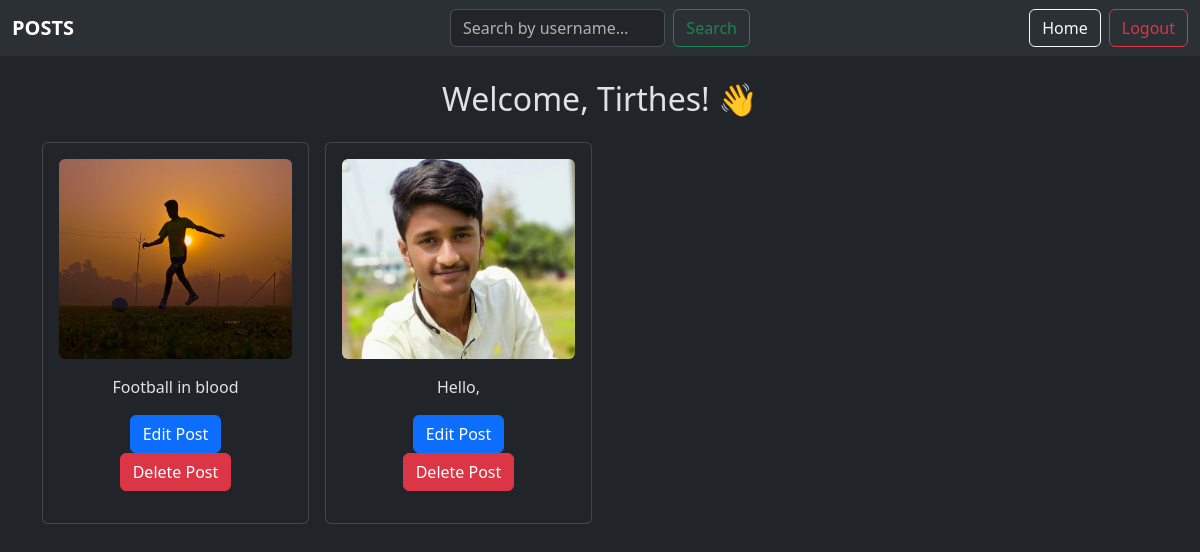
Page /profile/ (signed in) on the committed database.
### tweet/models.py (models this page shows, shortened)
class Tweet(models.Model):
    user = models.ForeignKey(User, on_delete=models.CASCADE)
    image = models.ImageField(upload_to='images/', blank=True, null=True)
    content = models.TextField()
    created_at = models.DateTimeField(auto_now_add=True)
    updated_at = models.DateTimeField(auto_now=True)

### tweet/views.py (the view)
# urls.py: path('profile/', views.user_profile, name='profile'),
@login_required
def user_profile(request):
    user_posts = Tweet.objects.filter(user=request.user).order_by('-id')  # or .created_at if you have
    return render(request, 'profile.html', {'tweets': user_posts})

### tweet/templates/profile.html (shortened to what this page needs)
{% extends "base.html" %}
{% block content %}
  <h2 class="text-center mb-4">Welcome, {{ user.username }}! 👋</h2>
  <div class="row row-cols-1 row-cols-sm-2 row-cols-md-3 row-cols-lg-4 g-3">
    {% for tweet in tweets %}
      <div class="col d-flex justify-content-center">
        <div class="card p-3" style="width: 18rem;">
          {% if tweet.image %}
            <img src="{{ tweet.image.url }}" class="rounded card-img-top" style="height: 200px; object-fit: cover;" alt="Tweet image">
          {% endif %}
          <div class="card-body text-center">
            <p class="card-text">{{ tweet.content }}</p>
            <a href="{% url 'tweet_edit' tweet.id %}" class="btn btn-primary">Edit Post</a>
            <a href="{% url 'tweet_delete' tweet.id %}" class="btn btn-danger">Delete Post</a>
          </div>
        </div>
      </div>
    {% empty %}
      <h5 class="text-center">You haven't posted anything yet!</h5>
    {% endfor %}
  </div>
{% endblock %}

### rows in the picture
Tweet: image (picture), content "Football in blood"
Tweet: image (picture), content "Hello,"

### other values in the picture
{{ user.username }} "Tirthes"
